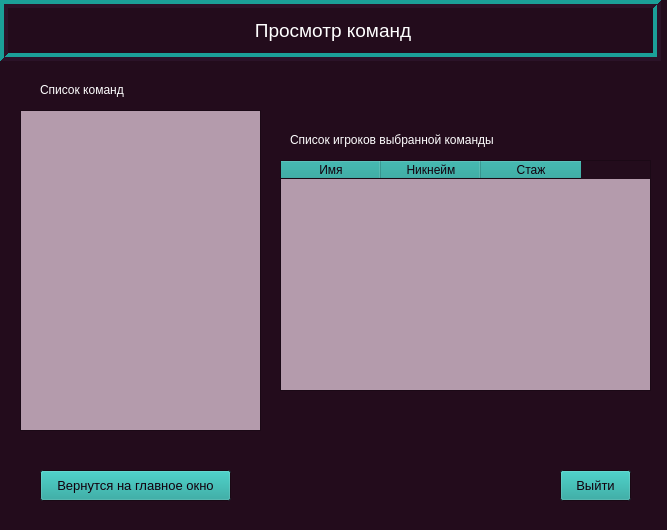
<?xml version="1.0" encoding="UTF-8"?>
<ui version="4.0">
 <class>Form</class>
 <widget class="QWidget" name="Form">
  <property name="geometry">
   <rect>
    <x>0</x>
    <y>0</y>
    <width>667</width>
    <height>530</height>
   </rect>
  </property>
  <property name="palette">
   <palette>
    <active>
     <colorrole role="WindowText">
      <brush brushstyle="SolidPattern">
       <color alpha="255">
        <red>255</red>
        <green>255</green>
        <blue>255</blue>
       </color>
      </brush>
     </colorrole>
     <colorrole role="Button">
      <brush brushstyle="SolidPattern">
       <color alpha="255">
        <red>27</red>
        <green>160</green>
        <blue>152</blue>
       </color>
      </brush>
     </colorrole>
     <colorrole role="Light">
      <brush brushstyle="SolidPattern">
       <color alpha="255">
        <red>27</red>
        <green>160</green>
        <blue>152</blue>
       </color>
      </brush>
     </colorrole>
     <colorrole role="Midlight">
      <brush brushstyle="SolidPattern">
       <color alpha="255">
        <red>30</red>
        <green>0</green>
        <blue>23</blue>
       </color>
      </brush>
     </colorrole>
     <colorrole role="Dark">
      <brush brushstyle="SolidPattern">
       <color alpha="255">
        <red>43</red>
        <green>19</green>
        <blue>40</blue>
       </color>
      </brush>
     </colorrole>
     <colorrole role="Mid">
      <brush brushstyle="SolidPattern">
       <color alpha="255">
        <red>0</red>
        <green>170</green>
        <blue>127</blue>
       </color>
      </brush>
     </colorrole>
     <colorrole role="Text">
      <brush brushstyle="SolidPattern">
       <color alpha="255">
        <red>29</red>
        <green>34</green>
        <blue>28</blue>
       </color>
      </brush>
     </colorrole>
     <colorrole role="ButtonText">
      <brush brushstyle="SolidPattern">
       <color alpha="255">
        <red>18</red>
        <green>0</green>
        <blue>13</blue>
       </color>
      </brush>
     </colorrole>
     <colorrole role="Base">
      <brush brushstyle="SolidPattern">
       <color alpha="255">
        <red>180</red>
        <green>155</green>
        <blue>172</blue>
       </color>
      </brush>
     </colorrole>
     <colorrole role="Window">
      <brush brushstyle="SolidPattern">
       <color alpha="255">
        <red>35</red>
        <green>12</green>
        <blue>28</blue>
       </color>
      </brush>
     </colorrole>
     <colorrole role="Shadow">
      <brush brushstyle="SolidPattern">
       <color alpha="255">
        <red>16</red>
        <green>10</green>
        <blue>10</blue>
       </color>
      </brush>
     </colorrole>
     <colorrole role="AlternateBase">
      <brush brushstyle="SolidPattern">
       <color alpha="255">
        <red>216</red>
        <green>216</green>
        <blue>216</blue>
       </color>
      </brush>
     </colorrole>
     <colorrole role="ToolTipBase">
      <brush brushstyle="SolidPattern">
       <color alpha="255">
        <red>230</red>
        <green>255</green>
        <blue>171</blue>
       </color>
      </brush>
     </colorrole>
     <colorrole role="ToolTipText">
      <brush brushstyle="SolidPattern">
       <color alpha="255">
        <red>0</red>
        <green>0</green>
        <blue>0</blue>
       </color>
      </brush>
     </colorrole>
     <colorrole role="PlaceholderText">
      <brush brushstyle="SolidPattern">
       <color alpha="128">
        <red>252</red>
        <green>252</green>
        <blue>252</blue>
       </color>
      </brush>
     </colorrole>
    </active>
    <inactive>
     <colorrole role="WindowText">
      <brush brushstyle="SolidPattern">
       <color alpha="255">
        <red>255</red>
        <green>255</green>
        <blue>255</blue>
       </color>
      </brush>
     </colorrole>
     <colorrole role="Button">
      <brush brushstyle="SolidPattern">
       <color alpha="255">
        <red>27</red>
        <green>160</green>
        <blue>152</blue>
       </color>
      </brush>
     </colorrole>
     <colorrole role="Light">
      <brush brushstyle="SolidPattern">
       <color alpha="255">
        <red>27</red>
        <green>160</green>
        <blue>152</blue>
       </color>
      </brush>
     </colorrole>
     <colorrole role="Midlight">
      <brush brushstyle="SolidPattern">
       <color alpha="255">
        <red>30</red>
        <green>0</green>
        <blue>23</blue>
       </color>
      </brush>
     </colorrole>
     <colorrole role="Dark">
      <brush brushstyle="SolidPattern">
       <color alpha="255">
        <red>43</red>
        <green>19</green>
        <blue>40</blue>
       </color>
      </brush>
     </colorrole>
     <colorrole role="Mid">
      <brush brushstyle="SolidPattern">
       <color alpha="255">
        <red>0</red>
        <green>170</green>
        <blue>127</blue>
       </color>
      </brush>
     </colorrole>
     <colorrole role="Text">
      <brush brushstyle="SolidPattern">
       <color alpha="255">
        <red>29</red>
        <green>34</green>
        <blue>28</blue>
       </color>
      </brush>
     </colorrole>
     <colorrole role="ButtonText">
      <brush brushstyle="SolidPattern">
       <color alpha="255">
        <red>18</red>
        <green>0</green>
        <blue>13</blue>
       </color>
      </brush>
     </colorrole>
     <colorrole role="Base">
      <brush brushstyle="SolidPattern">
       <color alpha="255">
        <red>180</red>
        <green>155</green>
        <blue>172</blue>
       </color>
      </brush>
     </colorrole>
     <colorrole role="Window">
      <brush brushstyle="SolidPattern">
       <color alpha="255">
        <red>35</red>
        <green>12</green>
        <blue>28</blue>
       </color>
      </brush>
     </colorrole>
     <colorrole role="Shadow">
      <brush brushstyle="SolidPattern">
       <color alpha="255">
        <red>16</red>
        <green>10</green>
        <blue>10</blue>
       </color>
      </brush>
     </colorrole>
     <colorrole role="AlternateBase">
      <brush brushstyle="SolidPattern">
       <color alpha="255">
        <red>216</red>
        <green>216</green>
        <blue>216</blue>
       </color>
      </brush>
     </colorrole>
     <colorrole role="ToolTipBase">
      <brush brushstyle="SolidPattern">
       <color alpha="255">
        <red>230</red>
        <green>255</green>
        <blue>171</blue>
       </color>
      </brush>
     </colorrole>
     <colorrole role="ToolTipText">
      <brush brushstyle="SolidPattern">
       <color alpha="255">
        <red>0</red>
        <green>0</green>
        <blue>0</blue>
       </color>
      </brush>
     </colorrole>
     <colorrole role="PlaceholderText">
      <brush brushstyle="SolidPattern">
       <color alpha="128">
        <red>252</red>
        <green>252</green>
        <blue>252</blue>
       </color>
      </brush>
     </colorrole>
    </inactive>
    <disabled>
     <colorrole role="WindowText">
      <brush brushstyle="SolidPattern">
       <color alpha="255">
        <red>43</red>
        <green>19</green>
        <blue>40</blue>
       </color>
      </brush>
     </colorrole>
     <colorrole role="Button">
      <brush brushstyle="SolidPattern">
       <color alpha="255">
        <red>27</red>
        <green>160</green>
        <blue>152</blue>
       </color>
      </brush>
     </colorrole>
     <colorrole role="Light">
      <brush brushstyle="SolidPattern">
       <color alpha="255">
        <red>27</red>
        <green>160</green>
        <blue>152</blue>
       </color>
      </brush>
     </colorrole>
     <colorrole role="Midlight">
      <brush brushstyle="SolidPattern">
       <color alpha="255">
        <red>30</red>
        <green>0</green>
        <blue>23</blue>
       </color>
      </brush>
     </colorrole>
     <colorrole role="Dark">
      <brush brushstyle="SolidPattern">
       <color alpha="255">
        <red>43</red>
        <green>19</green>
        <blue>40</blue>
       </color>
      </brush>
     </colorrole>
     <colorrole role="Mid">
      <brush brushstyle="SolidPattern">
       <color alpha="255">
        <red>0</red>
        <green>170</green>
        <blue>127</blue>
       </color>
      </brush>
     </colorrole>
     <colorrole role="Text">
      <brush brushstyle="SolidPattern">
       <color alpha="255">
        <red>43</red>
        <green>19</green>
        <blue>40</blue>
       </color>
      </brush>
     </colorrole>
     <colorrole role="ButtonText">
      <brush brushstyle="SolidPattern">
       <color alpha="255">
        <red>43</red>
        <green>19</green>
        <blue>40</blue>
       </color>
      </brush>
     </colorrole>
     <colorrole role="Base">
      <brush brushstyle="SolidPattern">
       <color alpha="255">
        <red>35</red>
        <green>12</green>
        <blue>28</blue>
       </color>
      </brush>
     </colorrole>
     <colorrole role="Window">
      <brush brushstyle="SolidPattern">
       <color alpha="255">
        <red>35</red>
        <green>12</green>
        <blue>28</blue>
       </color>
      </brush>
     </colorrole>
     <colorrole role="Shadow">
      <brush brushstyle="SolidPattern">
       <color alpha="255">
        <red>16</red>
        <green>10</green>
        <blue>10</blue>
       </color>
      </brush>
     </colorrole>
     <colorrole role="AlternateBase">
      <brush brushstyle="SolidPattern">
       <color alpha="255">
        <red>216</red>
        <green>216</green>
        <blue>216</blue>
       </color>
      </brush>
     </colorrole>
     <colorrole role="ToolTipBase">
      <brush brushstyle="SolidPattern">
       <color alpha="255">
        <red>230</red>
        <green>255</green>
        <blue>171</blue>
       </color>
      </brush>
     </colorrole>
     <colorrole role="ToolTipText">
      <brush brushstyle="SolidPattern">
       <color alpha="255">
        <red>0</red>
        <green>0</green>
        <blue>0</blue>
       </color>
      </brush>
     </colorrole>
     <colorrole role="PlaceholderText">
      <brush brushstyle="SolidPattern">
       <color alpha="128">
        <red>252</red>
        <green>252</green>
        <blue>252</blue>
       </color>
      </brush>
     </colorrole>
    </disabled>
   </palette>
  </property>
  <property name="windowTitle">
   <string>Просмотр команд</string>
  </property>
  <widget class="QLabel" name="label">
   <property name="geometry">
    <rect>
     <x>0</x>
     <y>0</y>
     <width>661</width>
     <height>61</height>
    </rect>
   </property>
   <property name="font">
    <font>
     <pointsize>14</pointsize>
    </font>
   </property>
   <property name="frameShape">
    <enum>QFrame::Box</enum>
   </property>
   <property name="frameShadow">
    <enum>QFrame::Raised</enum>
   </property>
   <property name="lineWidth">
    <number>4</number>
   </property>
   <property name="text">
    <string>&lt;html&gt;&lt;head/&gt;&lt;body&gt;&lt;p align=&quot;center&quot;&gt;Просмотр команд&lt;/p&gt;&lt;/body&gt;&lt;/html&gt;</string>
   </property>
  </widget>
  <widget class="QPushButton" name="exitbutton">
   <property name="geometry">
    <rect>
     <x>560</x>
     <y>470</y>
     <width>71</width>
     <height>31</height>
    </rect>
   </property>
   <property name="font">
    <font>
     <pointsize>10</pointsize>
    </font>
   </property>
   <property name="text">
    <string>Выйти</string>
   </property>
  </widget>
  <widget class="QPushButton" name="goback_button">
   <property name="geometry">
    <rect>
     <x>40</x>
     <y>470</y>
     <width>191</width>
     <height>31</height>
    </rect>
   </property>
   <property name="font">
    <font>
     <pointsize>10</pointsize>
    </font>
   </property>
   <property name="text">
    <string>Вернутся на главное окно</string>
   </property>
  </widget>
  <widget class="QListWidget" name="team_list">
   <property name="geometry">
    <rect>
     <x>20</x>
     <y>110</y>
     <width>241</width>
     <height>321</height>
    </rect>
   </property>
   <property name="editTriggers">
    <set>QAbstractItemView::NoEditTriggers</set>
   </property>
   <property name="showDropIndicator" stdset="0">
    <bool>false</bool>
   </property>
   <property name="horizontalScrollMode">
    <enum>QAbstractItemView::ScrollPerItem</enum>
   </property>
  </widget>
  <widget class="QTableWidget" name="tableWidget">
   <property name="geometry">
    <rect>
     <x>280</x>
     <y>160</y>
     <width>371</width>
     <height>231</height>
    </rect>
   </property>
   <property name="verticalScrollBarPolicy">
    <enum>Qt::ScrollBarAsNeeded</enum>
   </property>
   <property name="horizontalScrollBarPolicy">
    <enum>Qt::ScrollBarAlwaysOff</enum>
   </property>
   <property name="editTriggers">
    <set>QAbstractItemView::NoEditTriggers</set>
   </property>
   <property name="selectionMode">
    <enum>QAbstractItemView::SingleSelection</enum>
   </property>
   <property name="selectionBehavior">
    <enum>QAbstractItemView::SelectRows</enum>
   </property>
   <property name="textElideMode">
    <enum>Qt::ElideRight</enum>
   </property>
   <column>
    <property name="text">
     <string>Имя</string>
    </property>
   </column>
   <column>
    <property name="text">
     <string>Никнейм</string>
    </property>
   </column>
   <column>
    <property name="text">
     <string>Стаж</string>
    </property>
   </column>
  </widget>
  <widget class="QLabel" name="label_2">
   <property name="geometry">
    <rect>
     <x>290</x>
     <y>130</y>
     <width>281</width>
     <height>20</height>
    </rect>
   </property>
   <property name="text">
    <string>Список игроков выбранной команды</string>
   </property>
  </widget>
  <widget class="QLabel" name="label_3">
   <property name="geometry">
    <rect>
     <x>40</x>
     <y>80</y>
     <width>191</width>
     <height>20</height>
    </rect>
   </property>
   <property name="text">
    <string>Список команд</string>
   </property>
  </widget>
 </widget>
 <resources/>
 <connections/>
</ui>
